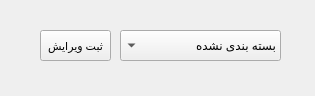
<?xml version="1.0" encoding="UTF-8"?>
<ui version="4.0">
 <class>Form</class>
 <widget class="QWidget" name="Form">
  <property name="geometry">
   <rect>
    <x>0</x>
    <y>0</y>
    <width>315</width>
    <height>96</height>
   </rect>
  </property>
  <property name="windowTitle">
   <string>ویرایش وضعیت کالا</string>
  </property>
  <widget class="QComboBox" name="state_combo">
   <property name="enabled">
    <bool>true</bool>
   </property>
   <property name="geometry">
    <rect>
     <x>120</x>
     <y>30</y>
     <width>161</width>
     <height>31</height>
    </rect>
   </property>
   <property name="layoutDirection">
    <enum>Qt::RightToLeft</enum>
   </property>
   <item>
    <property name="text">
     <string>بسته بندی نشده</string>
    </property>
   </item>
   <item>
    <property name="text">
     <string>بسته بندی شده</string>
    </property>
   </item>
   <item>
    <property name="text">
     <string>فروخته شده</string>
    </property>
   </item>
   <item>
    <property name="text">
     <string>معیوب</string>
    </property>
   </item>
   <item>
    <property name="text">
     <string>مرجوع خرید</string>
    </property>
   </item>
   <item>
    <property name="text">
     <string>کسری بسته بندی نشده</string>
    </property>
   </item>
   <item>
    <property name="text">
     <string>کسری بسته بندی شده</string>
    </property>
   </item>
   <item>
    <property name="text">
     <string>کسری فروخته شده</string>
    </property>
   </item>
   <item>
    <property name="text">
     <string>مازاد بسته بندی نشده</string>
    </property>
   </item>
   <item>
    <property name="text">
     <string>مازاد بسته بندی شده</string>
    </property>
   </item>
   <item>
    <property name="text">
     <string>مازاد فروخته شده</string>
    </property>
   </item>
  </widget>
  <widget class="QPushButton" name="edit_btn">
   <property name="geometry">
    <rect>
     <x>40</x>
     <y>30</y>
     <width>71</width>
     <height>31</height>
    </rect>
   </property>
   <property name="font">
    <font>
     <pointsize>8</pointsize>
    </font>
   </property>
   <property name="text">
    <string>ثبت ویرایش</string>
   </property>
  </widget>
 </widget>
 <resources/>
 <connections/>
</ui>
